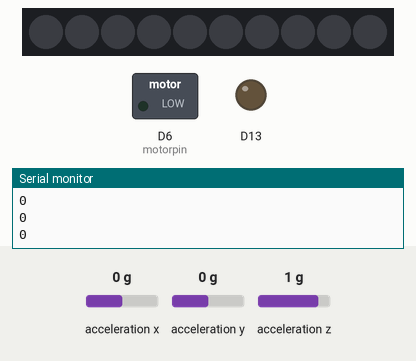
Recording of a sketch running on a simulated Adafruit Circuit Playground Express. Shown: 10 RGB LEDs in strip order, left to right, switched loads named in the sketch (green lamp = pin HIGH), output pins drawn as LEDs (lit = HIGH), the last lines printed to the serial monitor. The inputs (shaded band) are chosen by the test bench; at power-on: acceleration x 0 g, acceleration y 0 g, acceleration z 1 g. Dim RGB values are drawn brighter than linear.

Above: at 1.2 s.
1.3 s: acceleration x set to -1.4 g
At 1.54 s:
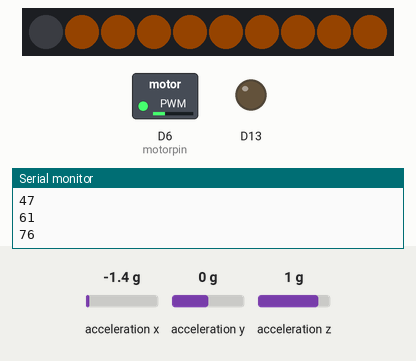
4.1 s: acceleration x set to 0.8 g
At 4.63 s:
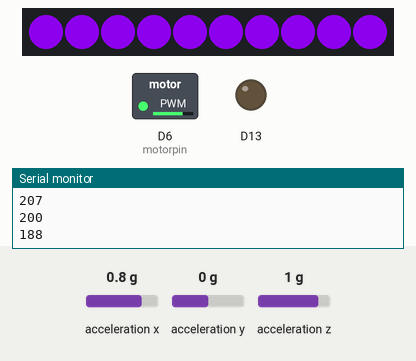
6.9 s: acceleration y set to -1.4 g
At 7.45 s:
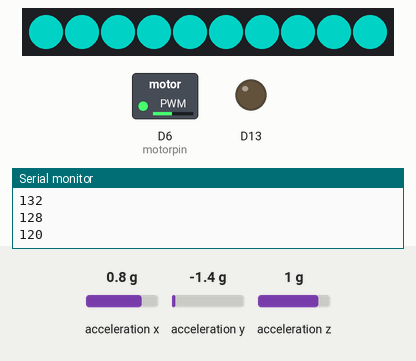
8.8 s: acceleration y set to 1.4 g
At 9.39 s:
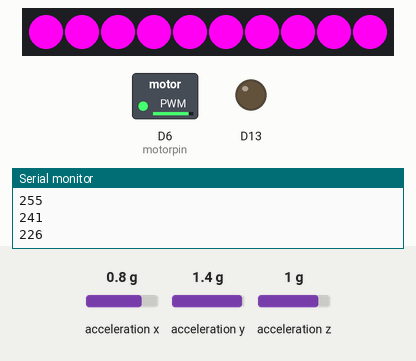
11.3 s: acceleration x set to -0.8 g
At 11.83 s:
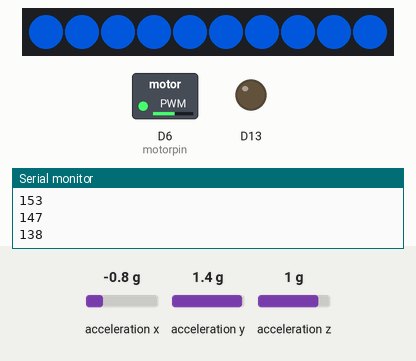
14.3 s: acceleration y set to -1.4 g
At 14.49 s:
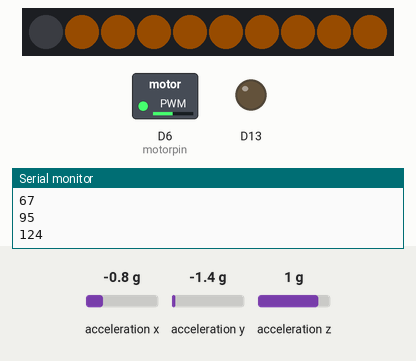
Timing chart, 0 to 17.6 s (numbered marks = the images above; inputs shaded):
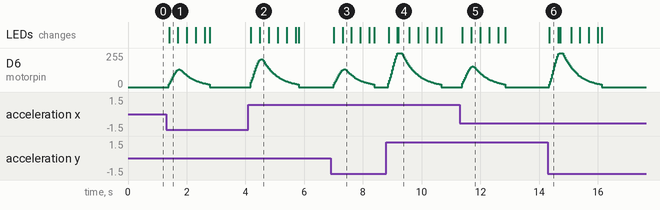

The sketch:

gyrator-circuit-playground-express.ino
```cpp
#include <Adafruit_CircuitPlayground.h>
#include <math.h>

float X, Y, Z;

//P = Cos[omega*t]
float P[] = {1.00,0.92,0.71,0.38,0.00,-0.38,-0.71,-0.92,-1.00,-0.92,-0.71,-0.38,0.00,0.38,0.71,0.92};
//Q = Sin[omega*t]*Exp[t/tau]
float Q[] = {0.00,0.38,0.71,0.92,1.00,0.92,0.71,0.38,0.00,-0.38,-0.71,-0.92,-1.00,-0.92,-0.71,-0.38};

float p=0.0;  //integrated sin power
float q=0.0;  //integrated cos power
//x = input variable array
float x[] = {0.0,0.0,0.0,0.0,0.0,0.0,0.0,0.0,0.0,0.0,0.0,0.0,0.0,0.0,0.0,0.0};
float xmean = 0.0;
//y = input variable array
float y[] = {0.0,0.0,0.0,0.0,0.0,0.0,0.0,0.0,0.0,0.0,0.0,0.0,0.0,0.0,0.0,0.0};
float ymean = 0.0;

int m=0;
float F = 0.0;
float Fmax = 1023.0;
float Gamma = 7.0;
float vold = 0.0;
float vnew = 0.0;
int deltat = 30;  //3 Hz/8
float v=0.0;
float vmax = 255.0;
float vmin = 20.0;

float k = 20.0;
float n = 0.0;
int tau = 500;
int i = 0;
int red = 0;
int green = 0;
int blue = 0;
float z = 0.0;
float H = 0.0;


int motorpin = 6;

int motorspeed = 0;


void setup() {
  Serial.begin(9600);
  CircuitPlayground.begin();
  pinMode(motorpin,OUTPUT);
  n = tau/deltat;
  analogWrite(motorpin,0);

}

void loop() {
  X = CircuitPlayground.motionX();
  Y = CircuitPlayground.motionY();
  Z = CircuitPlayground.motionZ();

//  Serial.print(X);
 // Serial.print(",");
 // Serial.print(Y);
//  Serial.print(",");
 // Serial.println(Z);

  for (m = 15; m > 0; m--){
   x[m] = x[m-1];
   y[m] = y[m-1];
  }

  i++;
  if(i>15){
    i = 0;
  }


  x[0] = X;
  y[0] = Y;

  p=0.0;
  q=0.0;
  for (m = 0; m < 16;m++){
     p = p + P[m]*x[m];
     q = q + Q[m]*x[m];
  }
  F = k*sqrt(p*p + q*q)/16;

//add the second axis, repeating all math to get a force, then adding it to the main force, and dividing by 2 to normalize
  p=0.0;
  q=0.0;
  for (m = 0; m < 16;m++){
     p = p + P[m]*y[m];
     q = q + Q[m]*y[m];
  }
  F += k*sqrt(p*p + q*q)/16;

  F /= 2;

  if (F > Fmax){
    F = Fmax;
  }
  vnew = vold + ((F*Gamma - vold)/n);

  vold = vnew;


  motorspeed = vnew;
  if (vnew > vmax)
  {
    motorspeed = vmax;
  }
  if (vnew < vmin){
    motorspeed = 0;
  }


  analogWrite(motorpin,motorspeed);

  //Serial.println(motorspeed);
  //Serial.println(Y);

  Serial.println(motorspeed);
  //we are turning a range from 0 to 1 into a hue, which is an angle around the color wheel
  //https://www.had2know.org/technology/hsv-rgb-conversion-formula-calculator.html
  //https://en.wikipedia.org/wiki/Hue

  H = motorspeed*360/255;//H is hue in degrees and ranges from 0 to 360.
  z = 255*(1 - abs(remainder((H/60.0),2) - 1));
  /*note that c and its derivatives won't let us take a modulo on a non integer
   * so we have to use remainder to get modulo, which is from math.h
   */
  if(H < 60){
     red = 255;
     green = round(z);
     blue = 0;
  }
  if(H >= 60 && H < 120){
    red = round(z);
    green = 255;
    blue = 0;
  }
  if(H >= 120 && H < 180){
      red = 0;
      green = 255;
      blue = round(z);
  }
  if(H >= 180 && H < 240){
      red = 0;
      green = round(z);
      blue = 255;
  }
  if(H >= 240 && H < 300){
      red = round(z);
      green = 0;
      blue = 255;
  }
  if(H >= 300 && H < 360){
      red = 255;
      green = 0;
      blue = round(z);
  }


  for(int ledpin = 0; ledpin < 10; ledpin++){
      CircuitPlayground.setPixelColor(ledpin, red, green, blue);
      CircuitPlayground.setBrightness(motorspeed);
  }


//  Serial.print(",");
 // Serial.print(P[i]);
 // Serial.print(",");
 // Serial.println(x[0]);

  //  Serial.print(","); Serial.print(event.acceleration.y);
  //Serial.print(","); Serial.println(event.acceleration.z);

  //Serial.println();


  delay(deltat);

}
```

Measured:
- after the input at 1.3 s, D6 (motorpin): rises from 0/255 to 132/255 in 0.34 s, then falls to 0/255 in 1.1 s; the LEDs: change after 0.10 s (image 1)
- after the input at 4.1 s, D6 (motorpin): rises from 0/255 to 209/255 in 0.34 s, then falls to 0/255 in 1.3 s; the LEDs: first change after 0.08 s (image 2 shows a later state)
- after the input at 6.9 s, D6 (motorpin): rises from 0/255 to 133/255 in 0.34 s, then falls to 0/255 in 1.1 s; the LEDs: first change after 0.10 s (image 3 shows a later state)
- after the input at 8.8 s, D6 (motorpin): rises from 0/255 to 255/255 in 0.34 s, then falls to 0/255 in 1.5 s; the LEDs: first change after 0.07 s (image 4 shows a later state)
- after the input at 11.3 s, D6 (motorpin): rises from 0/255 to 154/255 in 0.34 s, then falls to 0/255 in 1.1 s; the LEDs: first change after 0.08 s (image 5 shows a later state)
- after the input at 14.3 s, D6 (motorpin): rises from 0/255 to 255/255 in 0.34 s, then falls to 0/255 in 1.5 s; the LEDs: change at once (image 6)
